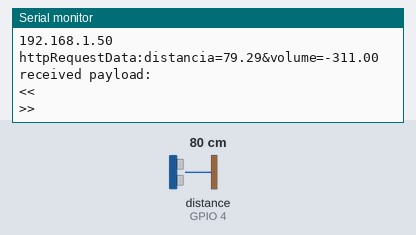
Recording of a sketch running on a simulated ESP8266 (NodeMCU). Shown: the last lines printed to the serial monitor. Wiring (inferred from the names in the program): ultrasonic range finder: trigger GPIO 5; echo GPIO 4. The test bench sets the inputs (shaded band); at power-on: distance to the obstacle (sensor on GPIO 4) 80 cm. The echo pulse lasts 58.3 µs per cm; WiFi joins after 1.5 s; servers stay silent unless stated; uploads are accepted with an empty reply.

Above: at 4.7 s.
4.8 s: distance to the obstacle (sensor on GPIO 4) set to 2 cm
At 8.86 s:
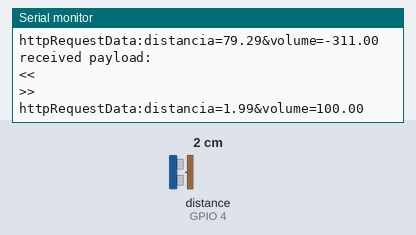
10.6 s: distance to the obstacle (sensor on GPIO 4) set to 4 cm
At 14.07 s:
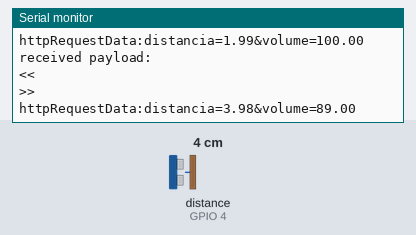
Timing chart, 0 to 15.6 s (numbered marks = the images above; inputs shaded):
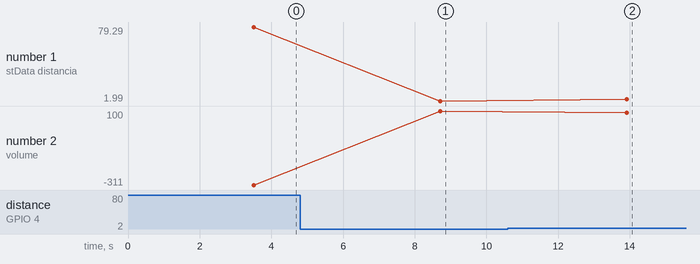

The sketch:

sketch_MySQL.ino
```cpp
/*
 * Monitor o volume na sua caixa d'água Estágio UNINTER
 * Autor: Thiago (1220215)
 * Biblioteca da Placa: "esp8266 by ESP8266 Community versão 2.3.0"
 * Placa: "NodeMCU 1.0 (ESP-12E Module)"
 * Upload Speed: "115200"
 * CPU Frequency: "80MHz"
*/
//=====================================================================
// --- Inclusão de bibliotecas ---
#include <ESP8266WiFi.h>
#include <ESP8266HTTPClient.h>
#include <WiFiClient.h>
// ======================================================================
// --- Dados de Acesso do seu roteador ---
#define WLAN_SSID       "----" // Informação da SSID do seu roteador
#define WLAN_PASS       "----"   // senha de acesso do seu roteador
// ======================================================================
// --- Mapeamento de dados ---
#define server_ip    "192.168.0.25"
WiFiClient client; // cria uma classe WiFiClient com o ESP8266
// ======================================================================
// --- Mapeamento de Hardware ---
#define trigPin 5  //D1 - PINO DE TRIGGER PARA SENSOR ULTRASSONICO
#define echoPin 4  //D2 - PINO DE ECHO PARA SENSOR ULTRASSONICO
// ======================================================================
// --- Variáveis Globais ---
long  duracao   = 0;
float distancia = 0;
float volumevar = 0;
// ======================================================================
// --- Void Setup ---
void setup() {
  delay(2000);
  Serial.begin(115200); // inicia comunicação serial com velocidade 115200
  Serial.println();
  Serial.print("Conectando ao ");
  Serial.println(WLAN_SSID);
  // Conecta ao ponto de acesso WiFi
  WiFi.begin(WLAN_SSID, WLAN_PASS);
  while (WiFi.status() != WL_CONNECTED) {
    delay(300);
    Serial.print(".");
  }
  Serial.println();
  Serial.println("WiFi Conectado");
  Serial.println("IP endereço: "); Serial.println(WiFi.localIP());
// ======================================================================
// --- Configuração IO ---
  pinMode(trigPin, OUTPUT); // pino D1 como saída para TRIGGER
  pinMode(echoPin, INPUT);  // pino D2 como entrada para ECHO
}
// ======================================================================
// --- void loop ---
void loop() {

// Leitura dos dados do Sensor HC104
  digitalWrite(trigPin, LOW);    // Limpa trigPin
  delayMicroseconds(2);          // aguarda 2 microsegundos

  digitalWrite(trigPin, HIGH);   // Seta trigPin HIGH aguarda
  delayMicroseconds(10);         // aguada 10 microsegundos
  digitalWrite(trigPin, LOW);    // Seta trigPin LOW

  // Leitura do echoPin, retorna a onda de som em microsegundos
  duracao = pulseIn(echoPin, HIGH);
  distancia= duracao*0.034/2;

  if (distancia > 100){  // leitura mínima. Reservatório vazio
    distancia = 100;
  }
    if (distancia < 0){  // leitura máxima. Reservatório vazio
    distancia = 0;
  }
  volumevar = map(distancia, 1, 20, 100, 0);
  /* Remapeia o range de leitura
   * Ao invés de ler de 1 a 20, lerá de 100 a 0 para expressar a porcentagem*/
 // Serial.println();
 // Serial.print("distancia:"); // imprime "distancia:"
 // Serial.println(distancia);  // imprime a variavel distancia
 // Serial.print("volume:");    // imprime "volume:"
 //  Serial.println(volumevar); // imprime a variavel volume
  // nossa saída será em mL
// ======================================================================
if(WiFi.status()== WL_CONNECTED) {// Checar conexão do Wifi
  HTTPClient http;

  // Inicia comunicação com o servidor
  http.begin(client, "http://"server_ip"/inserir.php/");

  //Convertar os dados para String
  String valorDistancia = String(distancia);
  String valorVolume = String(volumevar);

  //  Prepara o HTTP para POST
  //String postDados = "{\"distancia\":\"" + valorDistancia + "\",\"volume\":\"" + valorVolume + "\"}"; ->  JSON
    String postDados = "distancia=" + valorDistancia + "&volume=" + valorVolume;

  Serial.print("httpRequestData:");
  Serial.println(postDados);

   http.addHeader("Content-Type", "application/x-www-form-urlencoded"); // se for json "application/json"
   int httpCode = http.POST(postDados);

    // Serial.println(httpCode);
     if (httpCode > 0) {
      if (httpCode == HTTP_CODE_OK) {
        const String& payload = http.getString();
        Serial.println("received payload:\n<<");
        Serial.println(payload);
        Serial.println(">>");
      }
    } else {
      Serial.printf("[HTTP] POST failed, error: %s\n", http.errorToString(httpCode).c_str());
    }
  //liberar recursos
  http.end();
} else {
  Serial.println("WiFi Disconnected");
}
  delay(5000); // aguarda 5 segundos
}

// ======================================================================
// --- FIM ---
```

Measured:
- after the input at 4.8 s, the serial monitor: prints a new line after 3.9 s (image 1)
- after the input at 10.6 s, the serial monitor: prints a new line after 3.3 s (image 2)
- plotted number 1: 79.29 → 1.99 after the input at 4.8 s, 1.99 → 3.98 after the input at 10.6 s
- plotted number 2: -311 → 100 after the input at 4.8 s, 100 → 89 after the input at 10.6 s
